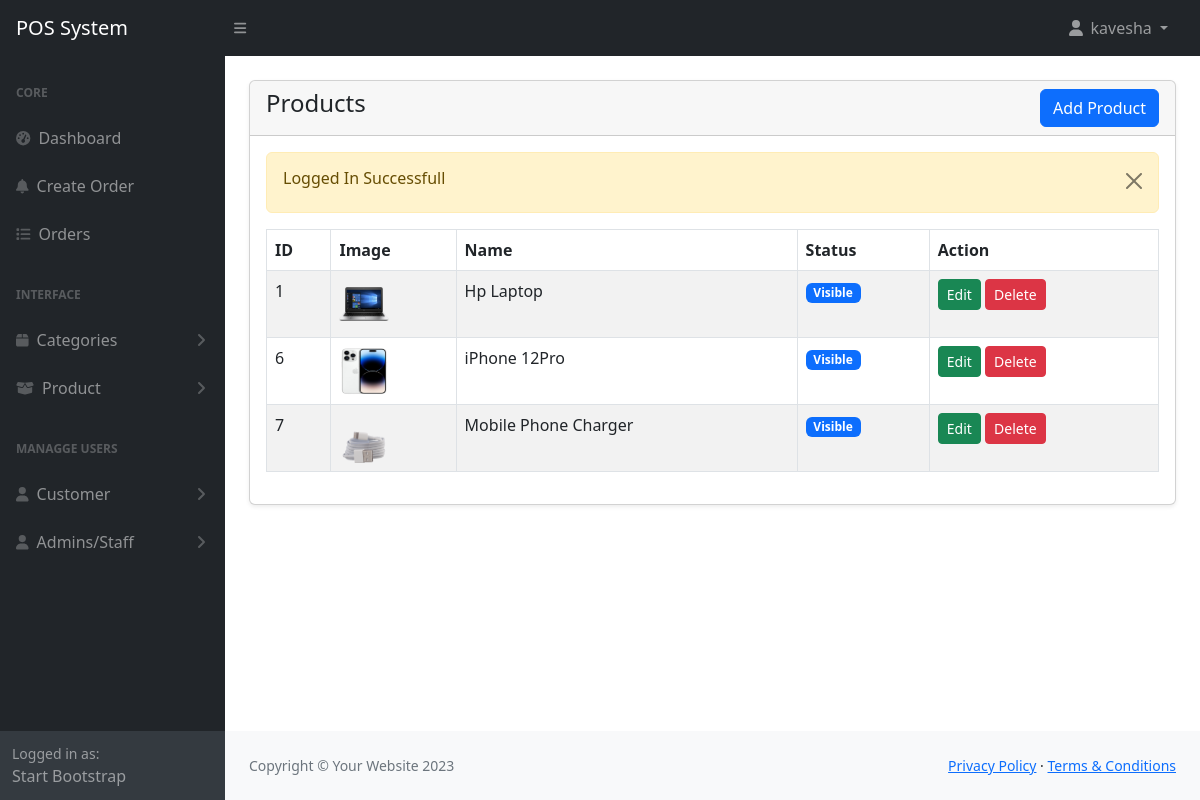
The page /admin/products.php (signed in) on the database its author committed.
### tables this page shows
CREATE TABLE `products` (
  `id` int(11) NOT NULL,
  `category_id` int(11) NOT NULL,
  `name` varchar(255) NOT NULL,
  `description` mediumtext NOT NULL,
  `price` int(11) NOT NULL,
  `quantity` int(11) NOT NULL,
  `image` varchar(255) NOT NULL,
  `status` tinyint(1) NOT NULL DEFAULT 0 COMMENT '0=visible,1=hidden',
  `created_at` date NOT NULL DEFAULT current_timestamp()
);

### admin/products.php (the view, shortened to what this page needs)
<?php include('includes/header.php'); ?>
<div class="container-fluid px-4 ">
    <div class="card mt-4 shadow-sm">
        <div class="card-header">
            <h4 class="mb-0">Products
                <a href="products-create.php" class="btn btn-primary float-end">Add Product</a>
            </h4>
        </div>
        <div class="card-body">
            <?php alertMessage(); ?>
            <?php
            $products = getAll('products');
            if(mysqli_num_rows($products) > 0)
            {
            ?>
            <div class="table-responsive">
                <table class="table table-striped table-bordered">
                    <thead>
                        <tr>
                            <th>ID</th>
                            <th>Image</th>
                            <th>Name</th>
                            <th>Status</th>
                            <th>Action</th>
                        </tr>
                    </thead>
                    <tbody>
                        <?php foreach($products as $item) : ?>
                        <tr>
                            <td><?=$item['id'] ?></td>
                            <td>
                                <img src="../<?= $item['image']; ?>" style="width:50px; height:50px;" alt="Img">
                            </td>
                            <td><?=$item['name'] ?></td>
                            <td>
                                <?php
                                    if($item['status'] == 1){
                                        echo '<span class="badge bg-danger">Hidden</span>';
                                    }else{
                                        echo '<span class="badge bg-primary">Visible</span>';
                                    }
                                ?>
                            </td>
                            <td>
                                <a href="products-edit.php?id=<?= $item['id']; ?> " class="btn btn-success btn-sm">Edit</a>
                                <a href="products-delete.php?id=<?= $item['id']; ?>"
                                     class="btn btn-danger btn-sm"
                                    onclick = "return confirm('Are you sure yoy want to delete this image .')"
                                >
                                     Delete
                                </a>
                            </td>
                        </tr>
                        <?php endforeach;?>
                    </tbody>
                </table>
            </div>
            <?php
            }else
            {
                ?>
                <tr>
                    <h4 class="mb-0">No Record found</h4>
                </tr>
                <?php
            }
            ?>
        </div>
    </div>
</div>
<?php include('includes/footer.php'); ?>

### admin/includes/header.php (shortened to what this page needs)
<?php
require '../config/function.php';
?>
<!DOCTYPE html>
<html lang="en">
<head>
    <link href="https://cdn.jsdelivr.net/npm/simple-datatables@7.1.2/dist/style.min.css" rel="stylesheet" />
    <link href="assets/css/styles.css" rel="stylesheet" />
    <link href="https://cdn.jsdelivr.net/npm/select2@4.1.0-rc.0/dist/css/select2.min.css" rel="stylesheet" />
    <link rel="stylesheet" href="//cdn.jsdelivr.net/npm/alertifyjs@1.14.0/build/css/alertify.min.css"/>
    <link rel="stylesheet" href="//cdn.jsdelivr.net/npm/alertifyjs@1.14.0/build/css/themes/default.min.css"/>
    <link href="assets/css/custom.css" rel="stylesheet" />
</head>
<body class="sb-nav-fixed">
    <?php include('navbar.php'); ?>
    <div id="layoutSidenav">
        <?php include('siderbar.php'); ?>
            <div id="layoutSidenav_content">
                <main>

### admin/includes/navbar.php (shortened to what this page needs)
<nav class="sb-topnav navbar navbar-expand navbar-dark bg-dark">
    <a class="navbar-brand ps-3" href="index.html">POS System</a>
    <button class="btn btn-link btn-sm order-1 order-lg-0 me-4 me-lg-0" id="sidebarToggle" href="#!"><i class="fas fa-bars"></i></button>
    <ul class="navbar-nav ms-auto ms-md-0 me-3 me-lg-4">
        <li class="nav-item dropdown">
            <a class="nav-link dropdown-toggle" id="navbarDropdown" href="#" role="button" data-bs-toggle="dropdown" aria-expanded="false"><i class="fas fa-user fa-fw"></i>
            <?= $_SESSION['loggedInUser']['name']; ?>
        </a>
        </li>
    </ul>
</nav>

### admin/includes/siderbar.php (shortened to what this page needs)
<div id="layoutSidenav_nav">
    <nav class="sb-sidenav accordion sb-sidenav-dark" id="sidenavAccordion">
        <div class="sb-sidenav-menu">
            <div class="nav">
                <div class="sb-sidenav-menu-heading">Core</div>
                <a class="nav-link" href="index.php">
                    <div class="sb-nav-link-icon"><i class="fas fa-tachometer-alt"></i></div>
                    Dashboard
                </a>
                <a class="nav-link" href="order-create.php">
                    <div class="sb-nav-link-icon"><i class="fas fa-bell"></i></div>
                    Create Order
                </a>
                <a class="nav-link" href="orders.php">
                    <div class="sb-nav-link-icon"><i class="fas fa-list"></i></div>
                    Orders
                </a>
                <div class="sb-sidenav-menu-heading">Interface</div>
                <a class="nav-link collapsed" href="#"
                    data-bs-toggle="collapse"
                    data-bs-target="#collapseCategory" aria-expanded="false" aria-controls="collapseCategory">
                    <div class="sb-nav-link-icon"><i class="fas fa-box"></i></div>
                    Categories
                    <div class="sb-sidenav-collapse-arrow"><i class="fas fa-angle-down"></i></div>
                </a>
                <a class="nav-link collapsed" href="#"
                    data-bs-toggle="collapse"
                    data-bs-target="#collapseProduct" aria-expanded="false" aria-controls="collapseProduct">
                    <div class="sb-nav-link-icon"><i class="fas fa-box-open"></i></div>
                    Product
                    <div class="sb-sidenav-collapse-arrow"><i class="fas fa-angle-down"></i></div>
                </a>
                <div class="sb-sidenav-menu-heading">Managge Users</div>
                <a class="nav-link collapsed" href="#"
                    data-bs-toggle="collapse"
                    data-bs-target="#collapseCustomer"
                    aria-expanded="false" aria-controls="collapseCustomer">
                    <div class="sb-nav-link-icon"><i class="fas fa-user "></i></div>
                    Customer
                    <div class="sb-sidenav-collapse-arrow"><i class="fas fa-angle-down"></i></div>
                </a>
                <a class="nav-link collapsed" href="#"
                    data-bs-toggle="collapse"
                    data-bs-target="#collapseAdmins"
                    aria-expanded="false" aria-controls="collapseAdmins">
                    <div class="sb-nav-link-icon"><i class="fas fa-user "></i></div>
                    Admins/Staff
                    <div class="sb-sidenav-collapse-arrow"><i class="fas fa-angle-down"></i></div>
                </a>
             </div>
        </div>
        <div class="sb-sidenav-footer">
            <div class="small">Logged in as:</div>
            Start Bootstrap
        </div>
    </nav>
</div>

### config/function.php (shortened to what this page needs)
<?php
require 'dbcon.php';
function validate($inputData){
    global $conn;
    $validatedData = mysqli_real_escape_string($conn, $inputData);
    return trim($validatedData);
}
function alertMessage(){
    if(isset($_SESSION['status'])){
        echo '<div class="alert alert-warning alert-dismissible fade show" role="alert">
         <h6>'.$_SESSION['status'].'</h6>
        <button type="button" class="btn-close" data-bs-dismiss="alert" aria-label="Close"></button>
        </div>';
    }
}
function getAll($tableName, $status = NULL){
    global $conn;
    $table = validate($tableName);
    $status = validate($status);
    if($status == 'status'){
        $query = "SELECT * FROM $table WHERE status = '0'";
    }else{
        $query = "SELECT * FROM $table";
    }
    return mysqli_query($conn,$query);
}
?>

### admin/includes/footer.php (shortened to what this page needs)
            </main>
                <footer class="py-4 bg-light mt-auto">
                    <div class="container-fluid px-4">
                        <div class="d-flex align-items-center justify-content-between small">
                            <div class="text-muted">Copyright &copy; Your Website 2023</div>
                            <div>
                                <a href="#">Privacy Policy</a>
                                &middot;
                                <a href="#">Terms &amp; Conditions</a>
                            </div>
                        </div>
                    </div>
                </footer>
            </div>
        </div>
    </body>
</html>

### rows shown on the page
products: id "1", image (picture), name "Hp Laptop", status "Visible"
products: id "6", image (picture), name "iPhone 12Pro", status "Visible"
products: id "7", image (picture), name "Mobile Phone Charger", status "Visible"

### other values the page prints
$_SESSION['loggedInUser']['name'] "kavesha"
$_SESSION['status'] "Logged In Successfull"
